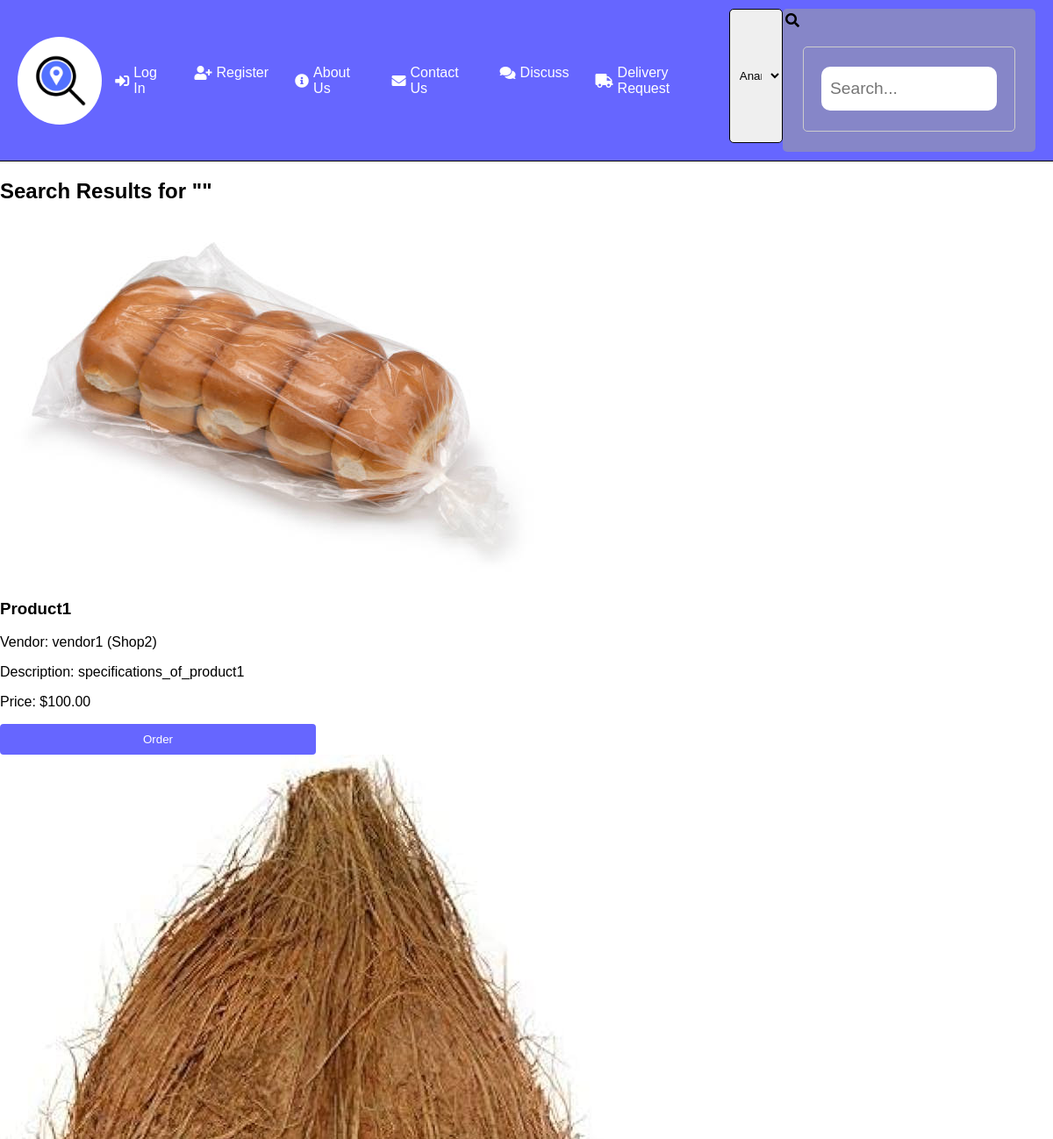
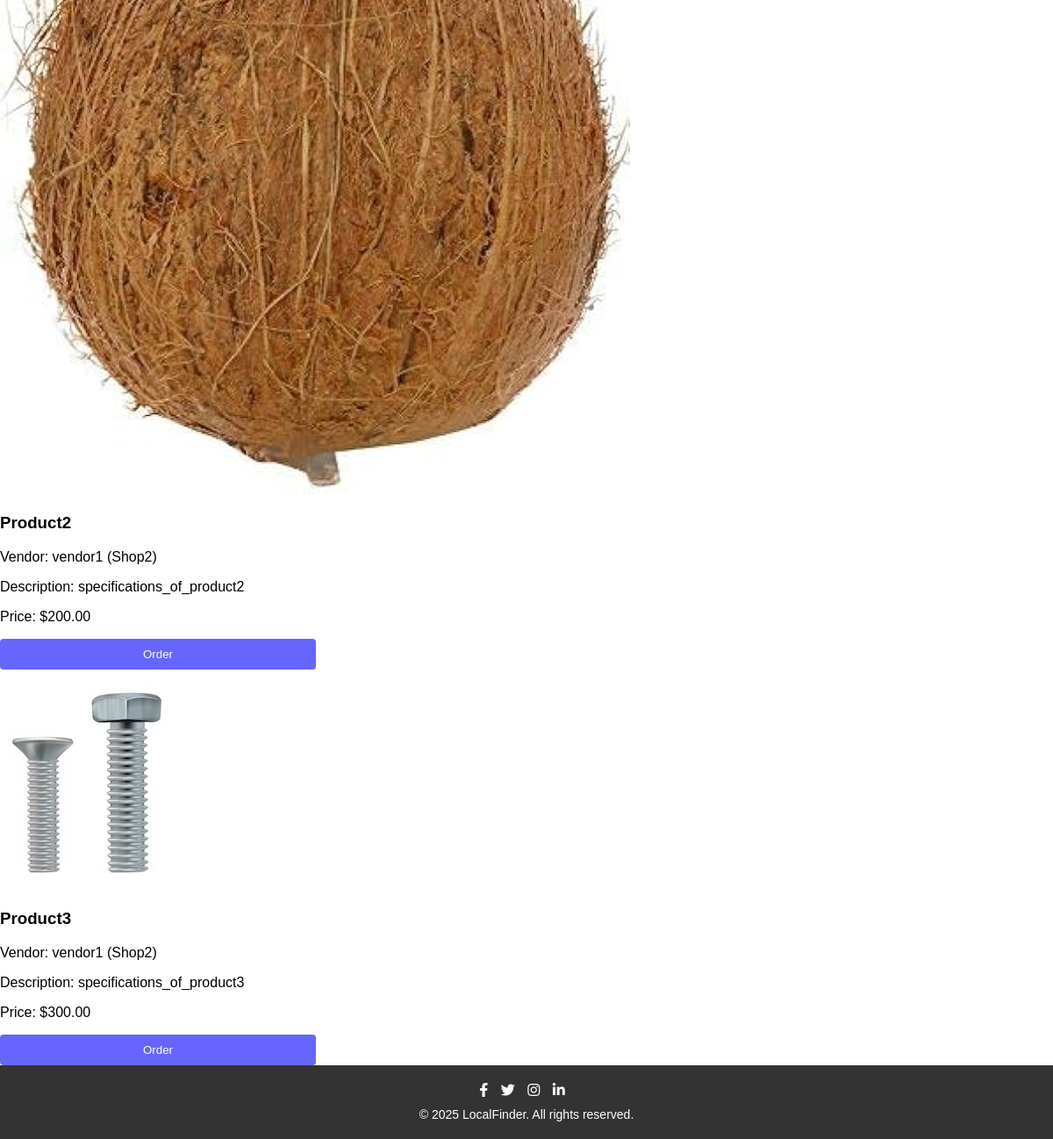
The app's page /search_eg.php with its own data (2 pictures, top to bottom).
### tables this page shows
CREATE TABLE `product` (
  `Pid` varchar(255) NOT NULL,
  `Pname` varchar(255) NOT NULL,
  `specifications` varchar(255) DEFAULT NULL,
  `Price` decimal(8,2) DEFAULT NULL,
  `images` text NOT NULL
);

CREATE TABLE `vendor` (
  `Vid` varchar(255) NOT NULL,
  `Vname` varchar(255) NOT NULL,
  `Vmobile` decimal(10,0) DEFAULT NULL,
  `Address_line1` varchar(255) DEFAULT NULL,
  `District` varchar(255) DEFAULT NULL,
  `Pincode` decimal(6,0) DEFAULT NULL,
  `State` varchar(255) DEFAULT NULL,
  `Email` varchar(255) NOT NULL,
  `Pass` varchar(255) NOT NULL
);

CREATE TABLE `shop` (
  `Sid` varchar(255) NOT NULL,
  `Vid` varchar(255) NOT NULL,
  `Sname` varchar(255) NOT NULL,
  `Address_line1` varchar(255) DEFAULT NULL,
  `District` varchar(255) DEFAULT NULL,
  `Pincode` decimal(6,0) DEFAULT NULL,
  `State` varchar(255) DEFAULT NULL
);

### search_eg.php (the view, shortened to what this page needs)
<?php
require_once "pdo.php";
$search_query = isset($_GET['search']) ? filter_var($_GET['search'], FILTER_SANITIZE_STRING) : '';
$sql = "SELECT p.Pid, p.Pname, p.specifications, p.Price, p.images,
               s.Sname AS ShopName, v.Vname AS VendorName
        FROM product p
        JOIN link_product_to_shop l ON p.Pid = l.Pid
        JOIN shop s ON l.Sid = s.Sid
        JOIN vendor v ON s.Vid = v.Vid
        WHERE p.Pname LIKE :search_term";
$stmt = $pdo->prepare($sql);
$stmt->execute([':search_term' => '%' . $search_query . '%']);
$products = $stmt->fetchAll(PDO::FETCH_ASSOC);
?>
<!DOCTYPE html>
<html>
<head>
    <link rel="stylesheet" type="text/css" href="styles/style.css">
    <link rel="stylesheet" href="https://cdnjs.cloudflare.com/ajax/libs/font-awesome/5.15.3/css/all.min.css">
</head>
<body>
    <section id="first_page">
        <header>
            <div id="logo_1"></div>
            <div>
                <nav>
                    <div class="before_login"><a href="login.php"><i class="fas fa-sign-in-alt"></i> Log In</a></div>
                    <div class="before_login"><a href="user_reg.php"><i class="fas fa-user-plus"></i> Register</a></div>
                    <div><a href="about.php"><i class="fas fa-info-circle"></i> About Us</a></div>
                    <div><a href="contact.php"><i class="fas fa-envelope"></i> Contact Us</a></div>
                    <div><a href="discuss.php"><i class="fas fa-comments"></i> Discuss</a></div>
                    <div class="after_login"><a href="delivery_request.php"><i class="fas fa-truck"></i> Delivery Request</a></div>
                </nav>
            </div>
            <div id="Left">
                <select name="locate" id="locate">
                    <option value="Anand">Anand</option>
                </select>
                <div id="search_box">
                  <i class="fas fa-search"></i>
                  <form action="search_eg.php" method="GET">
                    <input type="text" id="search" name="search" placeholder="Search..." value="<?= htmlspecialchars($search_query) ?>"/>
                  </form>
                </div>
            </div>
        </header>
    <section class="search-results">
        <h2>Search Results for "<?= htmlspecialchars($search_query) ?>"</h2>
        <div class="product-listings">
        <?php if (count($products) > 0): ?>
            <?php foreach ($products as $product): ?>
                <div class="product-card">
                    <img src="<?= htmlspecialchars($product['images']) ?>" alt="<?= htmlspecialchars($product['Pname']) ?>">
                    <h3><?= htmlspecialchars($product['Pname']) ?></h3>
                    <p>Vendor: <?= htmlspecialchars($product['VendorName']) ?> (<?= htmlspecialchars($product['ShopName']) ?>)</p>
                    <p>Description: <?= htmlspecialchars($product['specifications']) ?></p>
                    <p>Price: $<?= htmlspecialchars($product['Price']) ?></p>
                    <button id="sub1">Order</button>
                </div>
            <?php endforeach; ?>
        <?php else: ?>
            <p>No products found matching your search.</p>
        <?php endif; ?>
        </div>
    </section>
    <footer>
        <div class="social-icons">
            <a href="#"><i class="fab fa-facebook-f"></i></a>
            <a href="#"><i class="fab fa-twitter"></i></a>
            <a href="#"><i class="fab fa-instagram"></i></a>
            <a href="#"><i class="fab fa-linkedin-in"></i></a>
        </div>
        <div class="copyright">
            &copy; 2025 LocalFinder. All rights reserved.
        </div>
    </footer>
</body>
</html>

### styles/style.css (style rules this page uses)
#logo_1 { width: 100px; height: 100px; background-image: url("icon_no_text.png"); background-blend-mode: dark; background-size: cover; background-position: center; border-radius: 50%; }
header { display: flex; align-items: center; justify-content: space-between; background-color: rgba(0, 0, 255, 0.6); border-bottom: 1px solid black; padding: 10px 20px; }
#search_box { background-color: #9f9f9f91; padding: 5px 3px 3px 3px; border-radius: 5px; }
nav { display: flex; }
header > div { display: flex; }
nav > div > a { text-decoration: none; color: white; padding: 10px 15px; border-radius: 5px; transition: background-color 0.3s ease, color 0.3s ease; display: flex; align-items: center; }
nav > div > a i { margin-right: 5px; }
#search { padding: 8px; border-radius: 10px; height: 60px; width: 260px; border: none; box-sizing: border-box; font-size: larger; transition: box-shadow 0.3s ease; }
#locate { border: 1px solid black; border-radius: 5px; padding: 7px; }
#logo_1 { width: 100px; height: 100px; background-image: url("icon_no_text.png"); background-blend-mode: dark; background-size: cover; background-position: center; border-radius: 50%; transition: transform 0.3s ease-in-out; }
form { margin: 20px; padding: 20px; border: 1px solid #ccc; border-radius: 5px; }
input ,textarea, select { width: 100%; padding: 8px; margin-bottom: 10px; border: 1px solid #ccc; border-radius: 4px; box-sizing: border-box; }
button, input[type="submit"] { background-color: #4CAF50; color: white; padding: 10px 15px; border: none; border-radius: 4px; cursor: pointer; }
footer { background-color: #333; color: #fff; padding: 20px; text-align: center; transition: background-color 0.3s ease; }
.social-icons { margin-bottom: 10px; }
.social-icons a { color: #fff; margin-right: 10px; transition: color 0.3s ease, transform 0.3s ease; }
.copyright { font-size: 14px; }
form > input { height: 25px; width: 50%; border-radius: 8px; border: 1px solid black; padding:0 10px; transition: border-color 0.3s ease; }
#sub1 { width: 30%; height: 35px; background: rgba(0, 0, 255, 0.6); color: #fff; transition: background-color 0.3s ease; }
body { font-family: Arial, sans-serif; margin: 0; padding: 0; }
#search { width: 100%; padding: 10px; margin-bottom: 20px; }
#search { position: relative; top:2px; width:200px; height:50px; margin-bottom: 5px; }

### records on screen
product: images (picture), Pname "Product1", vendor.Vname "vendor1", shop.Sname "Shop2", specifications "specifications_of_product1", Price "100.00"
product: images (picture), Pname "Product2", vendor.Vname "vendor1", shop.Sname "Shop2", specifications "specifications_of_product2", Price "200.00"
product: images (picture), Pname "Product3", vendor.Vname "vendor1", shop.Sname "Shop2", specifications "specifications_of_product3", Price "300.00"
